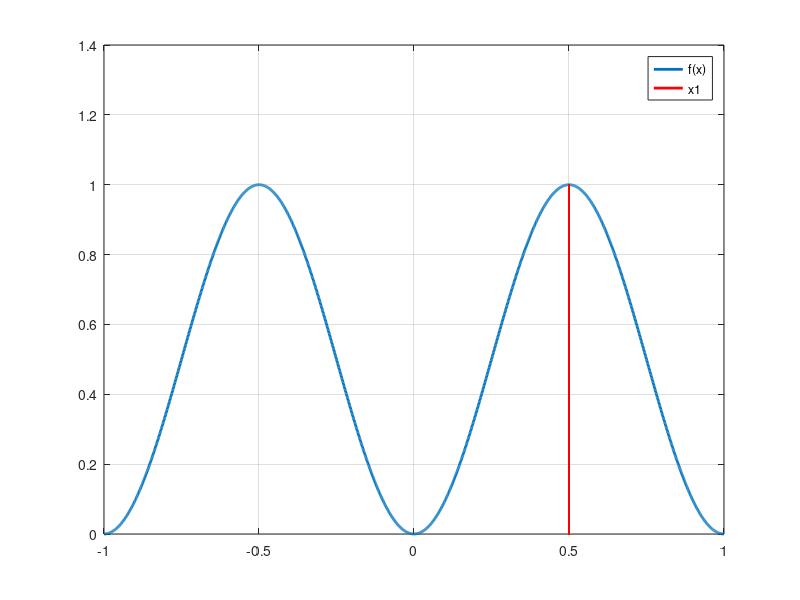

The MATLAB source for this figure:
%MENENTUKAN PROBABILITAS ELEKTRON
clear; clc;

%load file data
load psi.dat; %memanggil file psi.dat

x = psi(:,1); %nilai x
psii = psi(:,2); %psi(x)
f = psi(:,3); %psi^2(x)
%plot psi^2
plot(x,f, 'linewidth', 2);
hold on
plot(0.5,f, 'r', 'linewidth', 2)
hold off
grid on
legend('f(x)', 'x1');
%banyaknya nilai x
nx = length(x); %banyak cacahan x
%set nilai x1
x1 = 0.5;
%kondisi awal
xa = min(x);
h = abs(x(2)-x(1))/3;
dx = abs(x(2)-x(1));
%inisiasi untuk perhitungan luas trapesium yg terbentuk
P1 = 0; %peluang P(-1<=x<=x1)
P2 = 0; %peluang P(x1<x<=1)

for i = 1:nx-3
    if (xa<=x1)
        P1 = P1+((f(i)+3*f(((i+1)))+3*f(i+2)+f(i+3)));
        xa = xa+dx;
    else
        P2 = P2+((f(i)+3*f(((i+1)))+3*f(i+2)+f(i+3)));
        xa = xa+dx;
    end
end
P1 = P1*(3*h/8);
P2 = P2*(3*h/8);
P_total = P1+P2;
error = abs(1-P_total);

fprintf('P(-1<=x<=x1)= %.10f \n', P1);
fprintf('P(x1<=x<=1)= %.10f \n', P2);
fprintf('Probabilitas Total= %.10f\n', P_total);
fprintf('Error = %.10f \n', error);